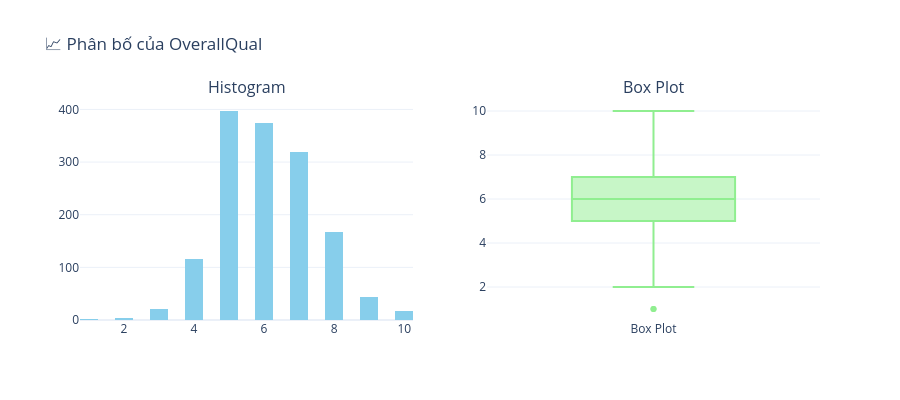

Source (notebook cell):
### Code cell
# Phân bố của OverallQual (chất lượng tổng thể)
eda_train.distribution('OverallQual', interactive=True)

### Figure 1 — Plotly figure (JSON) as saved in the notebook; plotly's stock layout.template omitted (floating-point values rounded to 4 significant figures; data arrays with more than 128 entries replaced by an {"elided": "..."} marker saying what was removed)
{"data": [{"marker": {"color": "skyblue"}, "name": "Histogram", "nbinsx": 30, "type": "histogram", "x": {"elided": "1460 int values"}, "xaxis": "x", "yaxis": "y"}, {"marker": {"color": "lightgreen"}, "name": "Box Plot", "type": "box", "xaxis": "x2", "y": {"elided": "1460 int values"}, "yaxis": "y2"}], "layout": {"annotations": [{"font": {"size": 16}, "showarrow": false, "text": "Histogram", "x": 0.225, "xanchor": "center", "xref": "paper", "y": 1, "yanchor": "bottom", "yref": "paper"}, {"font": {"size": 16}, "showarrow": false, "text": "Box Plot", "x": 0.775, "xanchor": "center", "xref": "paper", "y": 1, "yanchor": "bottom", "yref": "paper"}], "height": 400, "showlegend": false, "title": {"text": "📈 Phân bố của OverallQual"}, "xaxis": {"anchor": "y", "domain": [0, 0.45]}, "xaxis2": {"anchor": "y2", "domain": [0.55, 1]}, "yaxis": {"anchor": "x", "domain": [0, 1]}, "yaxis2": {"anchor": "x2", "domain": [0, 1]}}}
